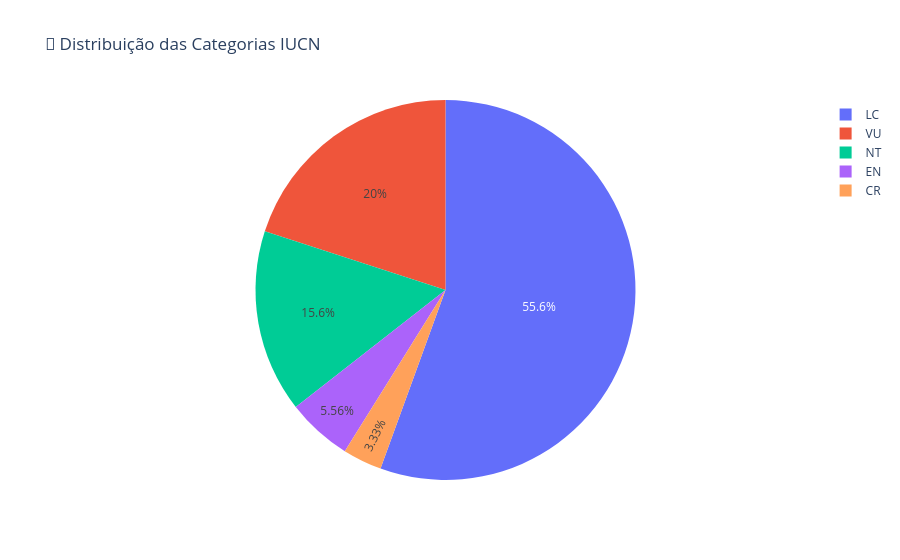

Notebook cell for this chart:
### Markdown cell above
# 🐾 Dashboard — Espécies monitoradas

### Code cell
fig = px.pie(
    df_especies,
    names="categoria_iucn",
    title="🐾 Distribuição das Categorias IUCN"
)

fig.show()

### Figure 1 — Plotly figure (JSON) as saved in the notebook; plotly's stock layout.template omitted (floating-point values rounded to 4 significant figures)
{"data": [{"domain": {"x": [0, 1], "y": [0, 1]}, "hovertemplate": "categoria_iucn=%{label}<extra></extra>", "labels": ["NT", "VU", "VU", "NT", "LC", "LC", "LC", "VU", "EN", "LC", "LC", "NT", "LC", "LC", "LC", "CR", "VU", "VU", "EN", "EN", "NT", "VU", "LC", "LC", "LC", "LC", "EN", "LC", "VU", "NT", "NT", "NT", "VU", "VU", "LC", "LC", "LC", "VU", "LC", "NT", "LC", "LC", "LC", "NT", "LC", "EN", "CR", "VU", "VU", "LC", "LC", "LC", "LC", "VU", "LC", "LC", "LC", "LC", "LC", "CR", "LC", "NT", "VU", "LC", "LC", "LC", "VU", "LC", "LC", "LC", "LC", "LC", "NT", "VU", "LC", "VU", "NT", "LC", "LC", "LC", "LC", "LC", "NT", "VU", "LC", "LC", "LC", "LC", "LC", "NT"], "legendgroup": "", "name": "", "showlegend": true, "type": "pie"}], "layout": {"legend": {"tracegroupgap": 0}, "title": {"text": "🐾 Distribuição das Categorias IUCN"}}}
